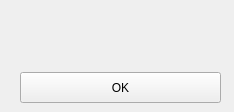
<?xml version="1.0" encoding="UTF-8"?>
<ui version="4.0">
 <class>FInform</class>
 <widget class="QWidget" name="FInform">
  <property name="geometry">
   <rect>
    <x>0</x>
    <y>0</y>
    <width>234</width>
    <height>112</height>
   </rect>
  </property>
  <property name="windowTitle">
   <string>XData</string>
  </property>
  <property name="windowIcon">
   <iconset>
    <normaloff>window.ico</normaloff>window.ico</iconset>
  </property>
  <widget class="QPushButton" name="PbOk">
   <property name="geometry">
    <rect>
     <x>20</x>
     <y>72</y>
     <width>201</width>
     <height>31</height>
    </rect>
   </property>
   <property name="text">
    <string>OK</string>
   </property>
   <property name="icon">
    <iconset>
     <normaloff>ok.ico</normaloff>ok.ico</iconset>
   </property>
  </widget>
  <widget class="QLabel" name="LbInform">
   <property name="geometry">
    <rect>
     <x>70</x>
     <y>20</y>
     <width>151</width>
     <height>41</height>
    </rect>
   </property>
   <property name="text">
    <string/>
   </property>
   <property name="scaledContents">
    <bool>false</bool>
   </property>
   <property name="alignment">
    <set>Qt::AlignCenter</set>
   </property>
  </widget>
  <widget class="QLabel" name="label">
   <property name="geometry">
    <rect>
     <x>10</x>
     <y>20</y>
     <width>41</width>
     <height>41</height>
    </rect>
   </property>
   <property name="text">
    <string/>
   </property>
   <property name="pixmap">
    <pixmap>exclamation.ico</pixmap>
   </property>
   <property name="scaledContents">
    <bool>true</bool>
   </property>
  </widget>
 </widget>
 <resources/>
 <connections/>
</ui>
